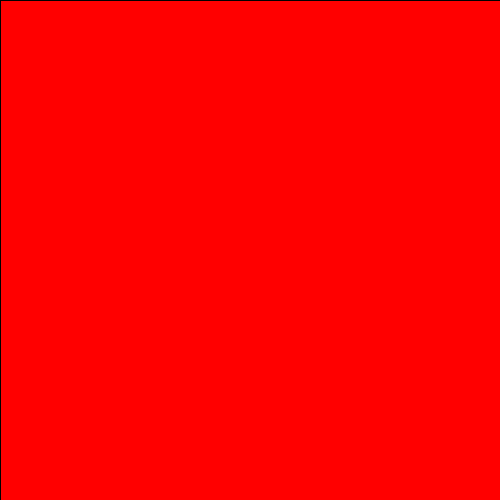
Frame 1 (no input)
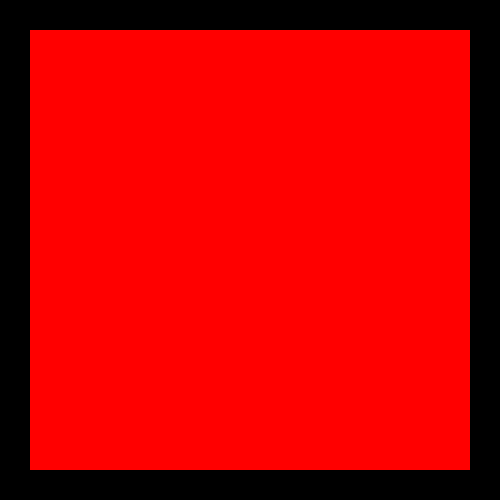
Frame 60 (the mouse pressed at the canvas centre just before this capture)
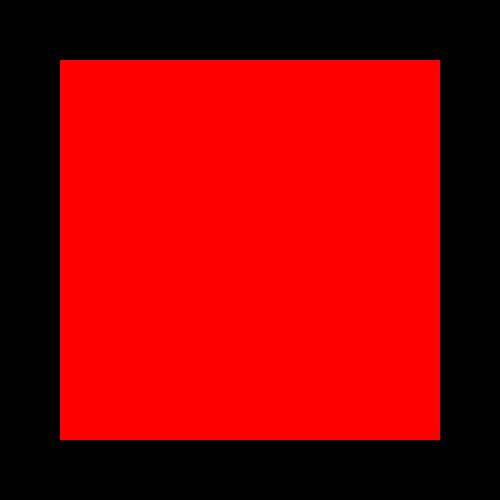
Frame 120 (the mouse held since frame 60 and released just before this capture)

The Processing sketch that drew these frames (run headless with seeded random() and noise(); from frame 60 on, the mouse is pressed at the canvas centre):

// Processing sketch: variables2
// ── variables2.pde

int tam;
int posX;
void setup() {
  size(500, 500);
  posX = - 500;
  tam = width;
}
void draw() {
  background(0);
  rectMode(CENTER);
  fill(255, 0, 0);
  rect(width/2, height/2, tam, tam);

  tam = tam -1;
  //tam += 1;
  //tam ++;
  println(tam);
  ellipse(posX, 100, 50, 50);
  posX++;
}
